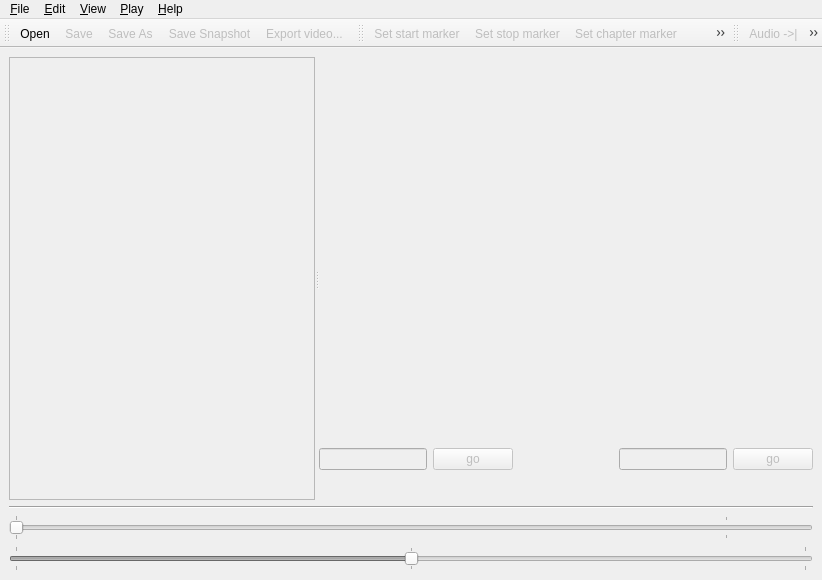
 <widget class="QMainWindow" name="WinTvClipper">
  <property name="geometry">
   <rect>
    <x>0</x>
    <y>0</y>
    <width>822</width>
    <height>580</height>
   </rect>
  </property>
  <property name="contextMenuPolicy">
   <enum>Qt::CustomContextMenu</enum>
  </property>
  <property name="windowTitle">
   <string>TV Clipper</string>
  </property>
  <property name="usesTextLabel" stdset="0">
   <bool>false</bool>
  </property>
  <widget class="QWidget" name="tvclipperWidget">
   <property name="acceptDrops">
    <bool>true</bool>
   </property>
   <layout class="QVBoxLayout">
    <item>
     <widget class="QSplitter" name="splitter3">
      <property name="enabled">
       <bool>true</bool>
      </property>
      <property name="orientation">
       <enum>Qt::Horizontal</enum>
      </property>
      <property name="childrenCollapsible">
       <bool>false</bool>
      </property>
      <widget class="QListWidget" name="eventlist">
       <property name="enabled">
        <bool>false</bool>
       </property>
       <property name="minimumSize">
        <size>
         <width>300</width>
         <height>0</height>
        </size>
       </property>
       <property name="contextMenuPolicy">
        <enum>Qt::CustomContextMenu</enum>
       </property>
       <property name="whatsThis">
        <string/>
       </property>
      </widget>
      <widget class="QWidget" name="layout7">
       <layout class="QVBoxLayout" name="mainImageLayout">
        <property name="leftMargin">
         <number>0</number>
        </property>
        <property name="topMargin">
         <number>0</number>
        </property>
        <property name="rightMargin">
         <number>0</number>
        </property>
        <property name="bottomMargin">
         <number>0</number>
        </property>
        <item>
         <layout class="QHBoxLayout">
          <item>
           <widget class="QLabel" name="imageDisplay">
            <property name="sizePolicy">
             <sizepolicy hsizetype="MinimumExpanding" vsizetype="MinimumExpanding">
              <horstretch>0</horstretch>
              <verstretch>0</verstretch>
             </sizepolicy>
            </property>
            <property name="minimumSize">
             <size>
              <width>100</width>
              <height>100</height>
             </size>
            </property>
            <property name="acceptDrops">
             <bool>false</bool>
            </property>
            <property name="wordWrap">
             <bool>false</bool>
            </property>
           </widget>
          </item>
          <item>
           <spacer name="imageSpacer1">
            <property name="orientation">
             <enum>Qt::Horizontal</enum>
            </property>
            <property name="sizeType">
             <enum>QSizePolicy::Minimum</enum>
            </property>
            <property name="sizeHint" stdset="0">
             <size>
              <width>3</width>
              <height>16</height>
             </size>
            </property>
           </spacer>
          </item>
         </layout>
        </item>
        <item>
         <spacer name="imageSpacer2">
          <property name="orientation">
           <enum>Qt::Vertical</enum>
          </property>
          <property name="sizeType">
           <enum>QSizePolicy::Minimum</enum>
          </property>
          <property name="sizeHint" stdset="0">
           <size>
            <width>16</width>
            <height>3</height>
           </size>
          </property>
         </spacer>
        </item>
        <item>
         <layout class="QHBoxLayout" name="controlingLayout">
          <property name="spacing">
           <number>6</number>
          </property>
          <property name="sizeConstraint">
           <enum>QLayout::SetNoConstraint</enum>
          </property>
          <item>
           <widget class="QLineEdit" name="goinput">
            <property name="enabled">
             <bool>false</bool>
            </property>
            <property name="sizePolicy">
             <sizepolicy hsizetype="Minimum" vsizetype="Fixed">
              <horstretch>0</horstretch>
              <verstretch>0</verstretch>
             </sizepolicy>
            </property>
            <property name="maxLength">
             <number>16</number>
            </property>
           </widget>
          </item>
          <item>
           <widget class="QPushButton" name="gobutton">
            <property name="enabled">
             <bool>false</bool>
            </property>
            <property name="text">
             <string>go</string>
            </property>
           </widget>
          </item>
          <item>
           <spacer name="spacer6">
            <property name="orientation">
             <enum>Qt::Horizontal</enum>
            </property>
            <property name="sizeType">
             <enum>QSizePolicy::Expanding</enum>
            </property>
            <property name="sizeHint" stdset="0">
             <size>
              <width>2</width>
              <height>10</height>
             </size>
            </property>
           </spacer>
          </item>
          <item>
           <widget class="QLabel" name="picinfolabel">
            <property name="enabled">
             <bool>false</bool>
            </property>
            <property name="minimumSize">
             <size>
              <width>10</width>
              <height>0</height>
             </size>
            </property>
            <property name="font">
             <font>
              <family>Monospace</family>
              <pointsize>10</pointsize>
             </font>
            </property>
            <property name="text">
             <string/>
            </property>
            <property name="alignment">
             <set>Qt::AlignRight|Qt::AlignTrailing|Qt::AlignVCenter</set>
            </property>
            <property name="wordWrap">
             <bool>false</bool>
            </property>
           </widget>
          </item>
          <item>
           <spacer name="spacer7">
            <property name="orientation">
             <enum>Qt::Horizontal</enum>
            </property>
            <property name="sizeType">
             <enum>QSizePolicy::Expanding</enum>
            </property>
            <property name="sizeHint" stdset="0">
             <size>
              <width>2</width>
              <height>10</height>
             </size>
            </property>
           </spacer>
          </item>
          <item>
           <widget class="QLineEdit" name="goinput2">
            <property name="enabled">
             <bool>false</bool>
            </property>
            <property name="sizePolicy">
             <sizepolicy hsizetype="Minimum" vsizetype="Fixed">
              <horstretch>0</horstretch>
              <verstretch>0</verstretch>
             </sizepolicy>
            </property>
            <property name="maxLength">
             <number>16</number>
            </property>
           </widget>
          </item>
          <item>
           <widget class="QPushButton" name="gobutton2">
            <property name="enabled">
             <bool>false</bool>
            </property>
            <property name="text">
             <string>go</string>
            </property>
           </widget>
          </item>
         </layout>
        </item>
        <item>
         <layout class="QHBoxLayout" name="infoLayout">
          <property name="sizeConstraint">
           <enum>QLayout::SetDefaultConstraint</enum>
          </property>
          <property name="topMargin">
           <number>0</number>
          </property>
          <item>
           <widget class="QLabel" name="pictimelabel">
            <property name="enabled">
             <bool>false</bool>
            </property>
            <property name="minimumSize">
             <size>
              <width>160</width>
              <height>0</height>
             </size>
            </property>
            <property name="font">
             <font>
              <family>Monospace</family>
              <pointsize>16</pointsize>
             </font>
            </property>
            <property name="text">
             <string/>
            </property>
            <property name="alignment">
             <set>Qt::AlignRight|Qt::AlignTrailing|Qt::AlignVCenter</set>
            </property>
            <property name="wordWrap">
             <bool>false</bool>
            </property>
           </widget>
          </item>
          <item>
           <spacer name="spacer9">
            <property name="orientation">
             <enum>Qt::Horizontal</enum>
            </property>
            <property name="sizeType">
             <enum>QSizePolicy::Expanding</enum>
            </property>
            <property name="sizeHint" stdset="0">
             <size>
              <width>2</width>
              <height>10</height>
             </size>
            </property>
           </spacer>
          </item>
          <item>
           <widget class="QLabel" name="picinfolabel2">
            <property name="enabled">
             <bool>false</bool>
            </property>
            <property name="minimumSize">
             <size>
              <width>10</width>
              <height>0</height>
             </size>
            </property>
            <property name="font">
             <font>
              <family>Monospace</family>
              <pointsize>10</pointsize>
             </font>
            </property>
            <property name="text">
             <string/>
            </property>
            <property name="alignment">
             <set>Qt::AlignRight|Qt::AlignTrailing|Qt::AlignVCenter</set>
            </property>
            <property name="wordWrap">
             <bool>false</bool>
            </property>
           </widget>
          </item>
          <item>
           <spacer name="spacer8">
            <property name="orientation">
             <enum>Qt::Horizontal</enum>
            </property>
            <property name="sizeType">
             <enum>QSizePolicy::Expanding</enum>
            </property>
            <property name="sizeHint" stdset="0">
             <size>
              <width>2</width>
              <height>10</height>
             </size>
            </property>
           </spacer>
          </item>
          <item>
           <widget class="QLabel" name="pictimelabel2">
            <property name="enabled">
             <bool>false</bool>
            </property>
            <property name="minimumSize">
             <size>
              <width>160</width>
              <height>0</height>
             </size>
            </property>
            <property name="font">
             <font>
              <family>Monospace</family>
              <pointsize>16</pointsize>
             </font>
            </property>
            <property name="text">
             <string/>
            </property>
            <property name="alignment">
             <set>Qt::AlignRight|Qt::AlignTrailing|Qt::AlignVCenter</set>
            </property>
            <property name="wordWrap">
             <bool>false</bool>
            </property>
           </widget>
          </item>
         </layout>
        </item>
       </layout>
      </widget>
     </widget>
    </item>
    <item>
     <widget class="Line" name="line3">
      <property name="frameShape">
       <enum>QFrame::HLine</enum>
      </property>
      <property name="frameShadow">
       <enum>QFrame::Sunken</enum>
      </property>
     </widget>
    </item>
    <item>
     <widget class="QSlider" name="linslider">
      <property name="enabled">
       <bool>false</bool>
      </property>
      <property name="maximum">
       <number>180000</number>
      </property>
      <property name="singleStep">
       <number>1</number>
      </property>
      <property name="pageStep">
       <number>45000</number>
      </property>
      <property name="orientation">
       <enum>Qt::Horizontal</enum>
      </property>
      <property name="tickPosition">
       <enum>QSlider::TicksBothSides</enum>
      </property>
      <property name="tickInterval">
       <number>90000</number>
      </property>
     </widget>
    </item>
    <item>
     <widget class="QSlider" name="jogslider">
      <property name="enabled">
       <bool>false</bool>
      </property>
      <property name="minimum">
       <number>-100000</number>
      </property>
      <property name="maximum">
       <number>100000</number>
      </property>
      <property name="singleStep">
       <number>5000</number>
      </property>
      <property name="pageStep">
       <number>10000</number>
      </property>
      <property name="orientation">
       <enum>Qt::Horizontal</enum>
      </property>
      <property name="tickPosition">
       <enum>QSlider::TicksBothSides</enum>
      </property>
      <property name="tickInterval">
       <number>100000</number>
      </property>
     </widget>
    </item>
   </layout>
  </widget>
  <widget class="QToolBar" name="fileToolbar">
   <property name="label" stdset="0">
    <string>File toolbar</string>
   </property>
   <attribute name="toolBarArea">
    <enum>TopToolBarArea</enum>
   </attribute>
   <attribute name="toolBarBreak">
    <bool>false</bool>
   </attribute>
   <addaction name="fileOpenAction"/>
   <addaction name="fileSaveAction"/>
   <addaction name="fileSaveAsAction"/>
   <addaction name="snapshotSaveAction"/>
   <addaction name="fileExportAction"/>
  </widget>
  <widget class="QToolBar" name="eventToolbar">
   <property name="label" stdset="0">
    <string>Edit toolbar</string>
   </property>
   <attribute name="toolBarArea">
    <enum>TopToolBarArea</enum>
   </attribute>
   <attribute name="toolBarBreak">
    <bool>false</bool>
   </attribute>
   <addaction name="editStartAction"/>
   <addaction name="editStopAction"/>
   <addaction name="editChapterAction"/>
   <addaction name="editBookmarkAction"/>
  </widget>
  <widget class="QToolBar" name="playToolbar">
   <property name="label" stdset="0">
    <string>Play toolbar</string>
   </property>
   <attribute name="toolBarArea">
    <enum>TopToolBarArea</enum>
   </attribute>
   <attribute name="toolBarBreak">
    <bool>false</bool>
   </attribute>
   <addaction name="playAudio1Action"/>
   <addaction name="playAudio2Action"/>
   <addaction name="playPlayAction"/>
   <addaction name="playStopAction"/>
  </widget>
  <widget class="QMenuBar" name="menubar">
   <property name="enabled">
    <bool>true</bool>
   </property>
   <property name="geometry">
    <rect>
     <x>0</x>
     <y>0</y>
     <width>822</width>
     <height>20</height>
    </rect>
   </property>
   <widget class="QMenu" name="fileMenu">
    <property name="title">
     <string>&amp;File</string>
    </property>
    <addaction name="fileNewAction"/>
    <addaction name="fileOpenAction"/>
    <addaction name="fileSaveAction"/>
    <addaction name="fileSaveAsAction"/>
    <addaction name="snapshotSaveAction"/>
    <addaction name="chapterSnapshotsSaveAction"/>
    <addaction name="separator"/>
    <addaction name="fileExportAction"/>
    <addaction name="separator"/>
    <addaction name="fileCloseAction"/>
   </widget>
   <widget class="QMenu" name="editMenu">
    <property name="title">
     <string>&amp;Edit</string>
    </property>
    <addaction name="editStartAction"/>
    <addaction name="editStopAction"/>
    <addaction name="editChapterAction"/>
    <addaction name="editBookmarkAction"/>
    <addaction name="separator"/>
    <addaction name="editAutoChaptersAction"/>
    <addaction name="editSuggestAction"/>
    <addaction name="editImportAction"/>
   </widget>
   <widget class="QMenu" name="viewMenu">
    <property name="title">
     <string>&amp;View</string>
    </property>
    <addaction name="viewNormalAction"/>
    <addaction name="viewUnscaledAction"/>
    <addaction name="viewDifferenceAction"/>
    <addaction name="separator"/>
    <addaction name="zoomInAction"/>
    <addaction name="zoomOutAction"/>
    <addaction name="separator"/>
    <addaction name="viewFullSizeAction"/>
    <addaction name="viewHalfSizeAction"/>
    <addaction name="viewQuarterSizeAction"/>
    <addaction name="viewAdaptSizeAction"/>
   </widget>
   <widget class="QMenu" name="playMenu">
    <property name="title">
     <string>&amp;Play</string>
    </property>
    <addaction name="playPlayAction"/>
    <addaction name="playStopAction"/>
    <addaction name="separator"/>
    <addaction name="playAudio1Action"/>
    <addaction name="playAudio2Action"/>
   </widget>
   <widget class="QMenu" name="Help">
    <property name="title">
     <string>&amp;Help</string>
    </property>
    <addaction name="helpAboutAction"/>
    <addaction name="helpContentAction"/>
   </widget>
   <addaction name="fileMenu"/>
   <addaction name="editMenu"/>
   <addaction name="viewMenu"/>
   <addaction name="playMenu"/>
   <addaction name="Help"/>
  </widget>
  <action name="fileOpenAction">
   <property name="icon">
    <iconset theme="document-open">
     <normaloff/>
    </iconset>
   </property>
   <property name="text">
    <string>&amp;Open...</string>
   </property>
   <property name="iconText">
    <string>Open</string>
   </property>
   <property name="shortcut">
    <string>O</string>
   </property>
   <property name="name" stdset="0">
    <cstring>fileOpenAction</cstring>
   </property>
  </action>
  <action name="fileSaveAction">
   <property name="checked">
    <bool>false</bool>
   </property>
   <property name="enabled">
    <bool>false</bool>
   </property>
   <property name="icon">
    <iconset theme="document-save">
     <normaloff/>
    </iconset>
   </property>
   <property name="text">
    <string>&amp;Save</string>
   </property>
   <property name="iconText">
    <string>Save</string>
   </property>
   <property name="shortcut">
    <string>S</string>
   </property>
   <property name="name" stdset="0">
    <cstring>fileSaveAction</cstring>
   </property>
  </action>
  <action name="fileSaveAsAction">
   <property name="enabled">
    <bool>false</bool>
   </property>
   <property name="icon">
    <iconset theme="document-save-as">
     <normaloff/>
    </iconset>
   </property>
   <property name="text">
    <string>Save &amp;As...</string>
   </property>
   <property name="iconText">
    <string>Save As</string>
   </property>
   <property name="shortcut">
    <string/>
   </property>
   <property name="name" stdset="0">
    <cstring>fileSaveAsAction</cstring>
   </property>
  </action>
  <action name="fileCloseAction">
   <property name="icon">
    <iconset theme="window-close">
     <normaloff/>
    </iconset>
   </property>
   <property name="text">
    <string>&amp;Close</string>
   </property>
   <property name="iconText">
    <string>Close</string>
   </property>
   <property name="shortcut">
    <string>Ctrl+Q</string>
   </property>
   <property name="name" stdset="0">
    <cstring>fileCloseAction</cstring>
   </property>
  </action>
  <action name="playAudio1Action">
   <property name="enabled">
    <bool>false</bool>
   </property>
   <property name="icon">
    <iconset theme="media-seek-backward">
     <normaloff/>
    </iconset>
   </property>
   <property name="text">
    <string>Play audio: l&amp;ast 2 seconds</string>
   </property>
   <property name="iconText">
    <string>Audio -&gt;|</string>
   </property>
   <property name="shortcut">
    <string>Shift+&gt;</string>
   </property>
   <property name="name" stdset="0">
    <cstring>playAudio1Action</cstring>
   </property>
  </action>
  <action name="playAudio2Action">
   <property name="enabled">
    <bool>false</bool>
   </property>
   <property name="icon">
    <iconset theme="media-seek-forward">
     <normaloff/>
    </iconset>
   </property>
   <property name="text">
    <string>Play audio: n&amp;ext 2 seconds</string>
   </property>
   <property name="iconText">
    <string>Audio |-&gt;</string>
   </property>
   <property name="shortcut">
    <string>&lt;</string>
   </property>
   <property name="name" stdset="0">
    <cstring>playAudio2Action</cstring>
   </property>
  </action>
  <action name="playPlayAction">
   <property name="enabled">
    <bool>false</bool>
   </property>
   <property name="icon">
    <iconset theme="media-playback-start">
     <normaloff/>
    </iconset>
   </property>
   <property name="text">
    <string>&amp;Play</string>
   </property>
   <property name="iconText">
    <string>Play</string>
   </property>
   <property name="shortcut">
    <string>P</string>
   </property>
   <property name="name" stdset="0">
    <cstring>playPlayAction</cstring>
   </property>
  </action>
  <action name="playStopAction">
   <property name="enabled">
    <bool>false</bool>
   </property>
   <property name="icon">
    <iconset theme="media-playback-pause">
     <normaloff/>
    </iconset>
   </property>
   <property name="text">
    <string>&amp;Stop</string>
   </property>
   <property name="iconText">
    <string>Stop</string>
   </property>
   <property name="shortcut">
    <string>Q</string>
   </property>
   <property name="name" stdset="0">
    <cstring>playStopAction</cstring>
   </property>
  </action>
  <action name="editStartAction">
   <property name="enabled">
    <bool>false</bool>
   </property>
   <property name="text">
    <string>Set st&amp;art marker</string>
   </property>
   <property name="iconText">
    <string>Set start marker</string>
   </property>
   <property name="shortcut">
    <string>A</string>
   </property>
   <property name="name" stdset="0">
    <cstring>editStartAction</cstring>
   </property>
  </action>
  <action name="editStopAction">
   <property name="enabled">
    <bool>false</bool>
   </property>
   <property name="text">
    <string>Set st&amp;op marker</string>
   </property>
   <property name="iconText">
    <string>Set stop marker</string>
   </property>
   <property name="shortcut">
    <string>N</string>
   </property>
   <property name="name" stdset="0">
    <cstring>editStopAction</cstring>
   </property>
  </action>
  <action name="editChapterAction">
   <property name="enabled">
    <bool>false</bool>
   </property>
   <property name="text">
    <string>Set &amp;chapter marker</string>
   </property>
   <property name="iconText">
    <string>Set chapter marker</string>
   </property>
   <property name="shortcut">
    <string>C</string>
   </property>
   <property name="name" stdset="0">
    <cstring>editChapterAction</cstring>
   </property>
  </action>
  <action name="editBookmarkAction">
   <property name="enabled">
    <bool>false</bool>
   </property>
   <property name="text">
    <string>Set &amp;bookmark</string>
   </property>
   <property name="iconText">
    <string>Set bookmark</string>
   </property>
   <property name="shortcut">
    <string>B</string>
   </property>
   <property name="name" stdset="0">
    <cstring>editBookmarkAction</cstring>
   </property>
  </action>
  <action name="editAutoChaptersAction">
   <property name="enabled">
    <bool>false</bool>
   </property>
   <property name="text">
    <string>A&amp;uto chapters</string>
   </property>
   <property name="iconText">
    <string>Auto chapters</string>
   </property>
   <property name="shortcut">
    <string>Ctrl+C</string>
   </property>
   <property name="name" stdset="0">
    <cstring>editAutoChaptersAction</cstring>
   </property>
  </action>
  <action name="editSuggestAction">
   <property name="enabled">
    <bool>false</bool>
   </property>
   <property name="text">
    <string>Su&amp;ggest bookmarks</string>
   </property>
   <property name="iconText">
    <string>Suggest bookmarks</string>
   </property>
   <property name="shortcut">
    <string>M</string>
   </property>
   <property name="name" stdset="0">
    <cstring>editSuggestAction</cstring>
   </property>
  </action>
  <action name="editImportAction">
   <property name="enabled">
    <bool>false</bool>
   </property>
   <property name="text">
    <string>I&amp;mport bookmarks</string>
   </property>
   <property name="iconText">
    <string>Import bookmarks</string>
   </property>
   <property name="shortcut">
    <string>I</string>
   </property>
   <property name="name" stdset="0">
    <cstring>editImportAction</cstring>
   </property>
  </action>
  <action name="fileNewAction">
   <property name="icon">
    <iconset theme="window-new">
     <normaloff/>
    </iconset>
   </property>
   <property name="text">
    <string>&amp;New</string>
   </property>
   <property name="iconText">
    <string>New</string>
   </property>
   <property name="name" stdset="0">
    <cstring>fileNewAction</cstring>
   </property>
  </action>
  <action name="fileExportAction">
   <property name="enabled">
    <bool>false</bool>
   </property>
   <property name="text">
    <string>&amp;Export video...</string>
   </property>
   <property name="iconText">
    <string>Export video...</string>
   </property>
   <property name="shortcut">
    <string>E</string>
   </property>
   <property name="name" stdset="0">
    <cstring>fileExportAction</cstring>
   </property>
  </action>
  <action name="viewNormalAction">
   <property name="checkable">
    <bool>true</bool>
   </property>
   <property name="checked">
    <bool>true</bool>
   </property>
   <property name="text">
    <string>&amp;Normal</string>
   </property>
   <property name="iconText">
    <string>Normal</string>
   </property>
   <property name="shortcut">
    <string>Ctrl+N</string>
   </property>
   <property name="name" stdset="0">
    <cstring>viewNormalAction</cstring>
   </property>
  </action>
  <action name="viewUnscaledAction">
   <property name="checkable">
    <bool>true</bool>
   </property>
   <property name="text">
    <string>&amp;Unscaled</string>
   </property>
   <property name="iconText">
    <string>Unscaled</string>
   </property>
   <property name="shortcut">
    <string>Ctrl+U</string>
   </property>
   <property name="name" stdset="0">
    <cstring>viewUnscaledAction</cstring>
   </property>
  </action>
  <action name="viewDifferenceAction">
   <property name="checkable">
    <bool>true</bool>
   </property>
   <property name="text">
    <string>Show &amp;difference to current picture</string>
   </property>
   <property name="iconText">
    <string>Show difference to current picture</string>
   </property>
   <property name="shortcut">
    <string>Ctrl+D</string>
   </property>
   <property name="name" stdset="0">
    <cstring>viewDifferenceAction</cstring>
   </property>
  </action>
  <action name="viewFullSizeAction">
   <property name="checkable">
    <bool>true</bool>
   </property>
   <property name="checked">
    <bool>false</bool>
   </property>
   <property name="text">
    <string>&amp;Full size</string>
   </property>
   <property name="iconText">
    <string>Full size</string>
   </property>
   <property name="shortcut">
    <string>Ctrl+1</string>
   </property>
   <property name="name" stdset="0">
    <cstring>viewFullSizeAction</cstring>
   </property>
  </action>
  <action name="viewQuarterSizeAction">
   <property name="checkable">
    <bool>true</bool>
   </property>
   <property name="text">
    <string>&amp;Quarter size</string>
   </property>
   <property name="iconText">
    <string>Quarter size</string>
   </property>
   <property name="shortcut">
    <string>Ctrl+4</string>
   </property>
   <property name="name" stdset="0">
    <cstring>viewQuarterSizeAction</cstring>
   </property>
  </action>
  <action name="viewAdaptSizeAction">
   <property name="checkable">
    <bool>true</bool>
   </property>
   <property name="checked">
    <bool>false</bool>
   </property>
   <property name="text">
    <string>&amp;Adapt size</string>
   </property>
   <property name="iconText">
    <string>Adapt size</string>
   </property>
   <property name="shortcut">
    <string>Ctrl+3</string>
   </property>
   <property name="name" stdset="0">
    <cstring>viewAdaptSizeAction</cstring>
   </property>
  </action>
  <action name="zoomInAction">
   <property name="icon">
    <iconset theme="zoom-in">
     <normaloff/>
    </iconset>
   </property>
   <property name="text">
    <string>Zoom &amp;in</string>
   </property>
   <property name="iconText">
    <string>Zoom in</string>
   </property>
   <property name="shortcut">
    <string>Ctrl++</string>
   </property>
   <property name="name" stdset="0">
    <cstring>zoomInAction</cstring>
   </property>
  </action>
  <action name="zoomOutAction">
   <property name="icon">
    <iconset theme="zoom-out">
     <normaloff/>
    </iconset>
   </property>
   <property name="text">
    <string>Zoom &amp;out</string>
   </property>
   <property name="iconText">
    <string>Zoom out</string>
   </property>
   <property name="shortcut">
    <string>Ctrl+-</string>
   </property>
   <property name="name" stdset="0">
    <cstring>zoomOutAction</cstring>
   </property>
  </action>
  <action name="viewHalfSizeAction">
   <property name="checkable">
    <bool>true</bool>
   </property>
   <property name="text">
    <string>&amp;Half size</string>
   </property>
   <property name="iconText">
    <string>Half size</string>
   </property>
   <property name="shortcut">
    <string>Ctrl+2</string>
   </property>
   <property name="name" stdset="0">
    <cstring>viewHalfSizeAction</cstring>
   </property>
  </action>
  <action name="snapshotSaveAction">
   <property name="enabled">
    <bool>false</bool>
   </property>
   <property name="icon">
    <iconset theme="camera-photo">
     <normaloff/>
    </iconset>
   </property>
   <property name="text">
    <string>Save Sna&amp;pshot</string>
   </property>
   <property name="iconText">
    <string>Save Snapshot</string>
   </property>
   <property name="shortcut">
    <string>G</string>
   </property>
   <property name="name" stdset="0">
    <cstring>snapshotSaveAction</cstring>
   </property>
  </action>
  <action name="chapterSnapshotsSaveAction">
   <property name="enabled">
    <bool>false</bool>
   </property>
   <property name="text">
    <string>Save C&amp;hapter Snapshots</string>
   </property>
   <property name="iconText">
    <string>Save Chapter Snapshots</string>
   </property>
   <property name="shortcut">
    <string>Ctrl+G</string>
   </property>
   <property name="name" stdset="0">
    <cstring>chapterSnapshotsSaveAction</cstring>
   </property>
  </action>
  <action name="helpAboutAction">
   <property name="icon">
    <iconset theme="help-about">
     <normaloff/>
    </iconset>
   </property>
   <property name="text">
    <string>&amp;About</string>
   </property>
   <property name="iconText">
    <string>&amp;About</string>
   </property>
   <property name="toolTip">
    <string>About </string>
   </property>
   <property name="statusTip">
    <string>About </string>
   </property>
   <property name="name" stdset="0">
    <cstring>helpAboutAction</cstring>
   </property>
  </action>
  <action name="helpContentAction">
   <property name="icon">
    <iconset theme="help-contents">
     <normaloff/>
    </iconset>
   </property>
   <property name="text">
    <string>&amp;Contents</string>
   </property>
   <property name="iconText">
    <string>&amp;Contents</string>
   </property>
   <property name="toolTip">
    <string>Contents</string>
   </property>
   <property name="shortcut">
    <string>F1</string>
   </property>
   <property name="name" stdset="0">
    <cstring>helpContentAction</cstring>
   </property>
  </action>
  <action name="actionWhatsThis">
   <property name="text">
    <string>What's this</string>
   </property>
  </action>
 </widget>
